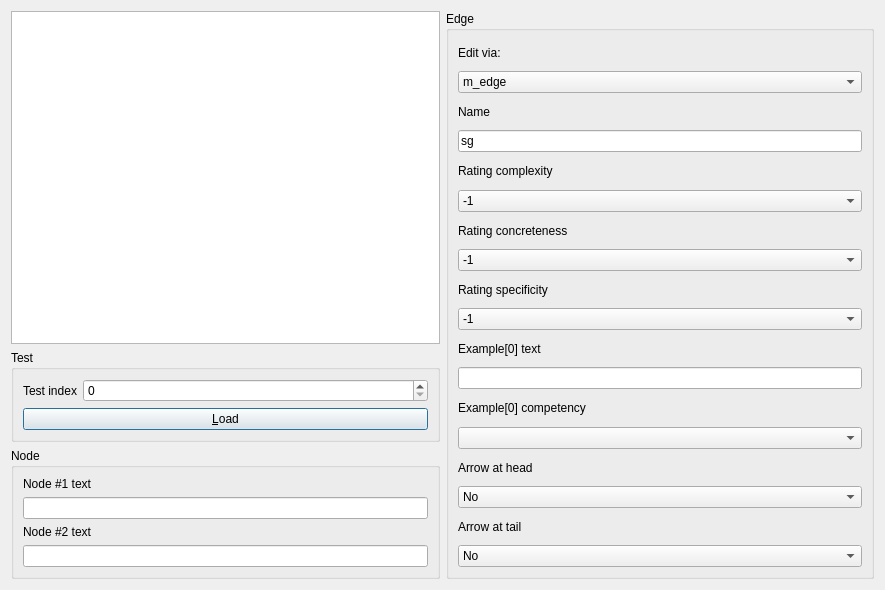
<?xml version="1.0" encoding="UTF-8"?>
<ui version="4.0">
 <class>QtConceptMapTestEdgeItemDialog</class>
 <widget class="QDialog" name="QtConceptMapTestEdgeItemDialog">
  <property name="geometry">
   <rect>
    <x>0</x>
    <y>0</y>
    <width>885</width>
    <height>590</height>
   </rect>
  </property>
  <property name="windowTitle">
   <string>Test Edge</string>
  </property>
  <layout class="QGridLayout" name="gridLayout">
   <item row="0" column="0">
    <widget class="ribi::QtKeyboardFriendlyGraphicsView" name="view"/>
   </item>
   <item row="0" column="1" rowspan="3">
    <widget class="QGroupBox" name="group_edge">
     <property name="title">
      <string>Edge</string>
     </property>
     <layout class="QVBoxLayout" name="verticalLayout">
      <item>
       <widget class="QLabel" name="label_8">
        <property name="text">
         <string>Edit via:</string>
        </property>
       </widget>
      </item>
      <item>
       <widget class="QComboBox" name="box_edit">
        <item>
         <property name="text">
          <string>m_edge</string>
         </property>
        </item>
        <item>
         <property name="text">
          <string>m_edge_item-&gt;GetEdge()</string>
         </property>
        </item>
       </widget>
      </item>
      <item>
       <widget class="QLabel" name="label_6">
        <property name="text">
         <string>Name</string>
        </property>
       </widget>
      </item>
      <item>
       <widget class="QLineEdit" name="edit_name">
        <property name="text">
         <string>sg</string>
        </property>
       </widget>
      </item>
      <item>
       <widget class="QLabel" name="label_5">
        <property name="text">
         <string>Rating complexity</string>
        </property>
       </widget>
      </item>
      <item>
       <widget class="QComboBox" name="box_complexity">
        <item>
         <property name="text">
          <string>-1</string>
         </property>
        </item>
        <item>
         <property name="text">
          <string>0</string>
         </property>
        </item>
        <item>
         <property name="text">
          <string>1</string>
         </property>
        </item>
        <item>
         <property name="text">
          <string>2</string>
         </property>
        </item>
       </widget>
      </item>
      <item>
       <widget class="QLabel" name="label_4">
        <property name="text">
         <string>Rating concreteness</string>
        </property>
       </widget>
      </item>
      <item>
       <widget class="QComboBox" name="box_concreteness">
        <item>
         <property name="text">
          <string>-1</string>
         </property>
        </item>
        <item>
         <property name="text">
          <string>0</string>
         </property>
        </item>
        <item>
         <property name="text">
          <string>1</string>
         </property>
        </item>
        <item>
         <property name="text">
          <string>2</string>
         </property>
        </item>
       </widget>
      </item>
      <item>
       <widget class="QLabel" name="label_3">
        <property name="text">
         <string>Rating specificity</string>
        </property>
       </widget>
      </item>
      <item>
       <widget class="QComboBox" name="box_specificity">
        <item>
         <property name="text">
          <string>-1</string>
         </property>
        </item>
        <item>
         <property name="text">
          <string>0</string>
         </property>
        </item>
        <item>
         <property name="text">
          <string>1</string>
         </property>
        </item>
        <item>
         <property name="text">
          <string>2</string>
         </property>
        </item>
       </widget>
      </item>
      <item>
       <widget class="QLabel" name="label_7">
        <property name="text">
         <string>Example[0] text</string>
        </property>
       </widget>
      </item>
      <item>
       <widget class="QLineEdit" name="edit_example_text"/>
      </item>
      <item>
       <widget class="QLabel" name="label_2">
        <property name="text">
         <string>Example[0] competency</string>
        </property>
       </widget>
      </item>
      <item>
       <widget class="QComboBox" name="box_competency"/>
      </item>
      <item>
       <widget class="QLabel" name="label_9">
        <property name="text">
         <string>Arrow at head</string>
        </property>
       </widget>
      </item>
      <item>
       <widget class="QComboBox" name="box_arrow_head">
        <item>
         <property name="text">
          <string>No</string>
         </property>
        </item>
        <item>
         <property name="text">
          <string>Yes</string>
         </property>
        </item>
       </widget>
      </item>
      <item>
       <widget class="QLabel" name="label_10">
        <property name="text">
         <string>Arrow at tail</string>
        </property>
       </widget>
      </item>
      <item>
       <widget class="QComboBox" name="box_arrow_tail">
        <item>
         <property name="text">
          <string>No</string>
         </property>
        </item>
        <item>
         <property name="text">
          <string>Yes</string>
         </property>
        </item>
       </widget>
      </item>
     </layout>
    </widget>
   </item>
   <item row="1" column="0">
    <widget class="QGroupBox" name="group_test">
     <property name="title">
      <string>Test</string>
     </property>
     <layout class="QFormLayout" name="formLayout">
      <item row="0" column="0">
       <widget class="QLabel" name="label_index">
        <property name="text">
         <string>Test index</string>
        </property>
       </widget>
      </item>
      <item row="0" column="1">
       <widget class="QSpinBox" name="box_index"/>
      </item>
      <item row="1" column="0" colspan="2">
       <widget class="QPushButton" name="button_load_test">
        <property name="text">
         <string>&amp;Load</string>
        </property>
       </widget>
      </item>
     </layout>
    </widget>
   </item>
   <item row="2" column="0">
    <widget class="QGroupBox" name="groupBox_3">
     <property name="title">
      <string>Node</string>
     </property>
     <layout class="QVBoxLayout" name="verticalLayout_2">
      <item>
       <widget class="QLabel" name="label_node_1">
        <property name="text">
         <string>Node #1 text</string>
        </property>
       </widget>
      </item>
      <item>
       <widget class="QLineEdit" name="edit_node_1"/>
      </item>
      <item>
       <widget class="QLabel" name="label_node_2">
        <property name="text">
         <string>Node #2 text</string>
        </property>
       </widget>
      </item>
      <item>
       <widget class="QLineEdit" name="edit_node_2"/>
      </item>
     </layout>
     <zorder>label_node_1</zorder>
     <zorder>group_edge</zorder>
     <zorder>label_node_2</zorder>
     <zorder>edit_node_1</zorder>
     <zorder>edit_node_2</zorder>
    </widget>
   </item>
  </layout>
 </widget>
 <customwidgets>
  <customwidget>
   <class>ribi::QtKeyboardFriendlyGraphicsView</class>
   <extends>QGraphicsView</extends>
   <header>qtkeyboardfriendlygraphicsview.h</header>
  </customwidget>
 </customwidgets>
 <tabstops>
  <tabstop>box_edit</tabstop>
  <tabstop>edit_name</tabstop>
  <tabstop>box_complexity</tabstop>
  <tabstop>box_concreteness</tabstop>
  <tabstop>box_specificity</tabstop>
  <tabstop>edit_example_text</tabstop>
  <tabstop>box_competency</tabstop>
  <tabstop>box_arrow_head</tabstop>
  <tabstop>box_arrow_tail</tabstop>
  <tabstop>view</tabstop>
 </tabstops>
 <resources/>
 <connections/>
</ui>
